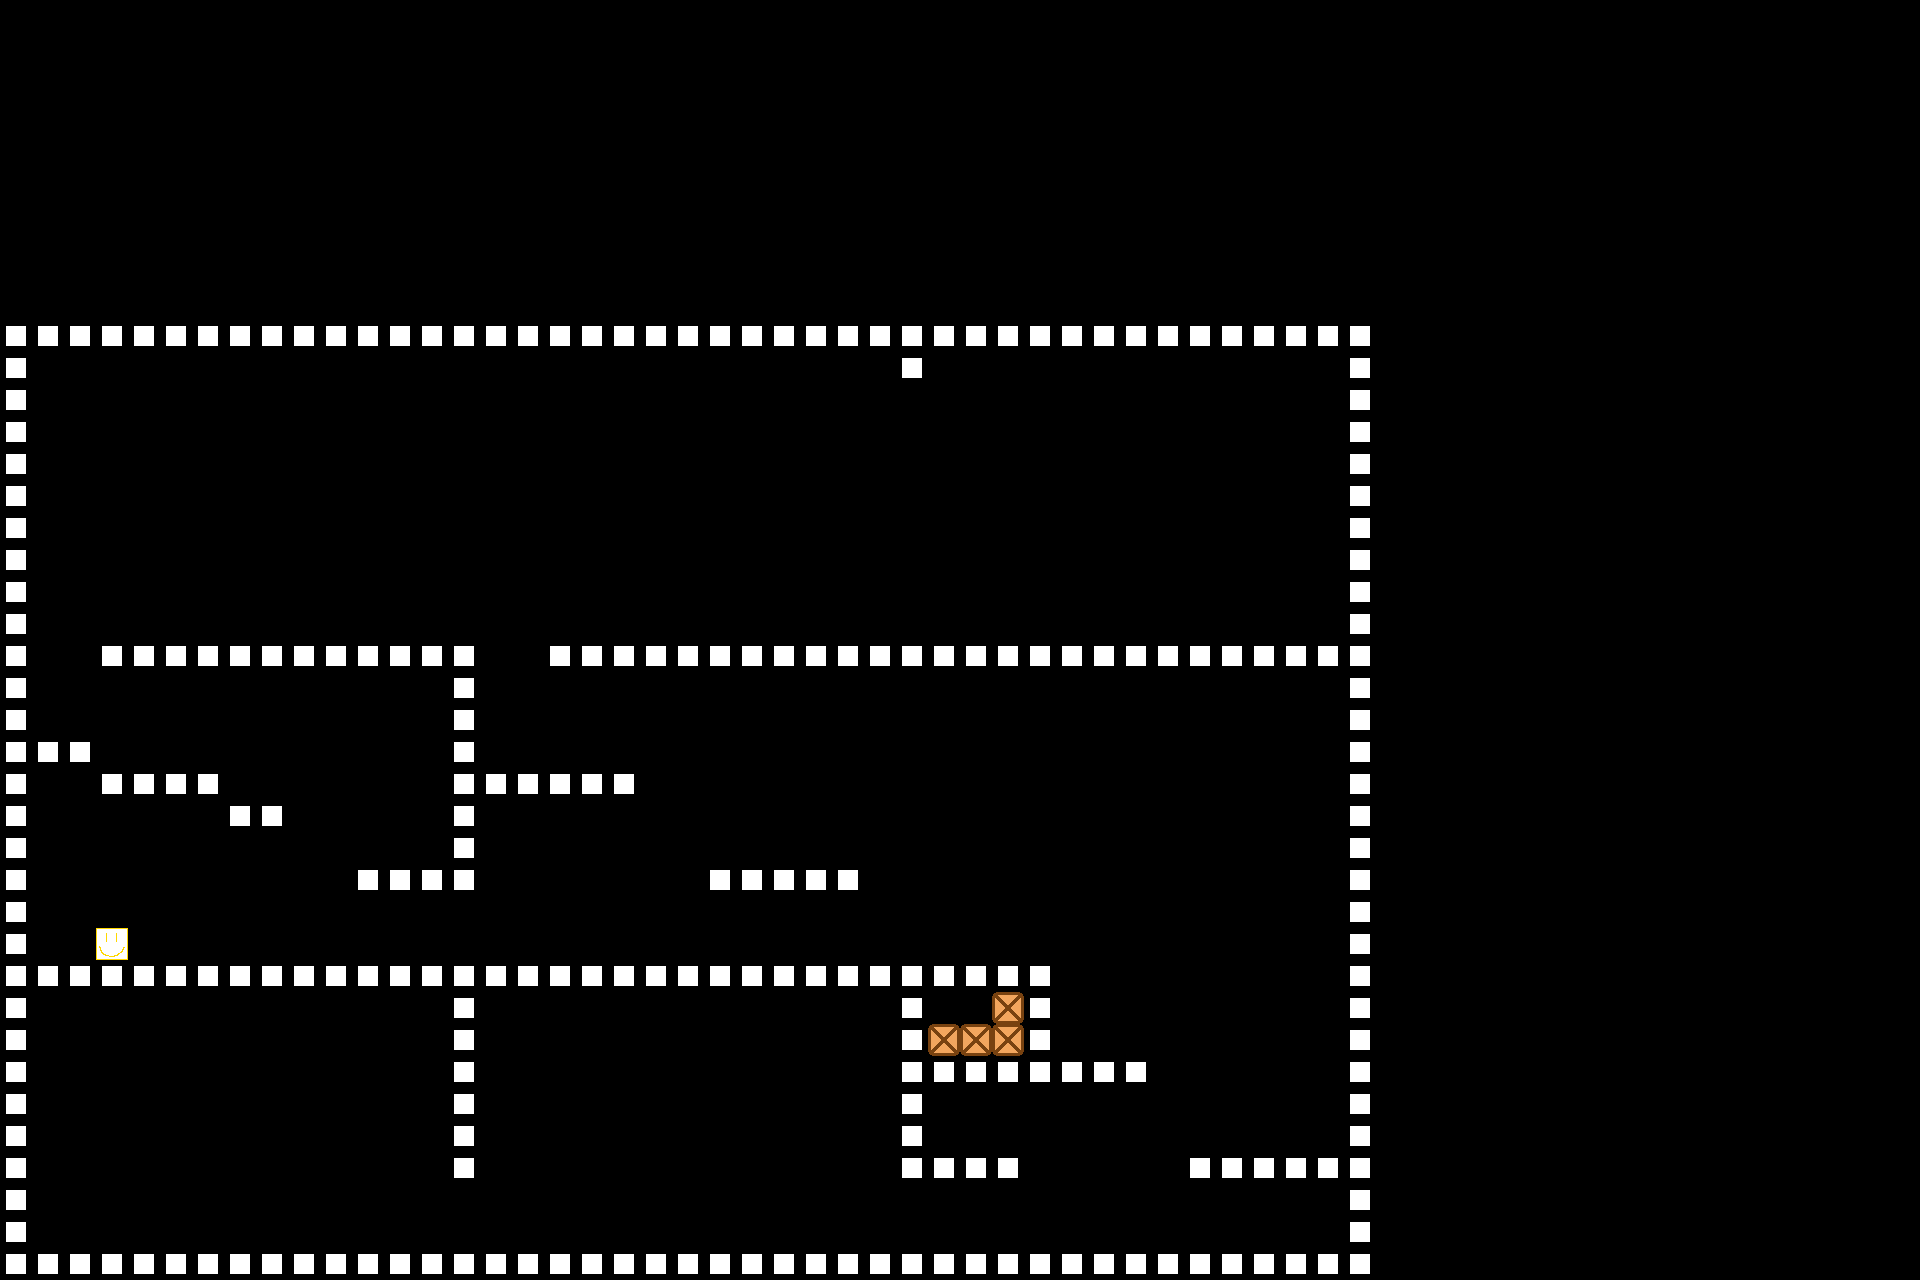

A level layout from a 2D game, rendered from its tile map. Below: a short description, then the map file with tile-grid data replaced by summaries:
An orthogonal 60x40 tile map with 32x32 px tiles, 1 tile layer (base layer), 3 tilesets and 24 objects (4x Trigger, 4x CameraPos, 2x door3, 2x Door, 2x TrapDoor, ...).

<map version="1.10" tiledversion="1.11.2" orientation="orthogonal" renderorder="right-down" width="60" height="40" tilewidth="32" tileheight="32" infinite="0" nextlayerid="7" nextobjectid="71">
 <tileset firstgid="1" source="../../assets/tilesets/testingtileset.tsx" />
 <tileset firstgid="26" source="../../assets/tilesets/objects.tsx" />
 <tileset firstgid="34" source="../../assets/tilesets/testplayer.tsx" />
 <layer id="1" name="base layer" class="level" width="60" height="40">
  <data>[2400 cells, 274 non-empty, 3 distinct tile ids]</data>
 </layer>
 <objectgroup id="2" name="positions" class="positions" locked="1">
  <object id="4" name="player" x="212.339" y="1153.12">
   <point />
  </object>
  <object id="5" name="player_2" x="81.9273" y="1152">
   <point />
  </object>
  <object id="8" name="door" type="Trigger" x="432.25" y="1184" width="33.9917" height="64">
   <properties>
    <property name="trigger_type" value="trigger" />
   </properties>
  </object>
  <object id="26" name="default" type="CameraPos" x="0" y="960">
   <properties>
    <property name="screen_height" value="20" />
    <property name="screen_width" value="15" />
    <property name="trigger_type" value="activated" />
   </properties>
   <point />
  </object>
  <object id="38" name="trapdoor1" gid="27" x="1120" y="640" width="32" height="32" />
  <object id="40" name="door3" gid="27" x="160" y="640" width="32" height="32" />
  <object id="41" name="trapdoor2" gid="27" x="224" y="960" width="32" height="32" />
  <object id="42" name="door2" type="PermanentButton" gid="27" x="704" y="1248" width="32" height="32" />
  <object id="44" name="second_room" type="CameraPos" x="448" y="960">
   <properties>
    <property name="screen_height" value="20" />
    <property name="screen_width" value="15" />
    <property name="trigger_type" value="activated" />
   </properties>
   <point />
  </object>
  <object id="45" name="second_room" type="Trigger" x="480" y="1237.33" width="414.667" height="10.6667">
   <properties>
    <property name="trigger_type" value="trigger" />
   </properties>
  </object>
  <object id="46" name="third_room" type="CameraPos" x="896" y="960">
   <properties>
    <property name="screen_height" value="20" />
    <property name="screen_width" value="15" />
    <property name="trigger_type" value="activated" />
   </properties>
   <point />
  </object>
  <object id="48" name="fourth_room" type="CameraPos" x="0" y="320">
   <properties>
    <property name="screen_height" value="40" />
    <property name="screen_width" value="45" />
    <property name="trigger_type" value="activated" />
   </properties>
   <point />
  </object>
  <object id="49" name="third_room" type="Trigger" x="928" y="1233.33" width="414.667" height="14.6667">
   <properties>
    <property name="trigger_type" value="trigger" />
   </properties>
  </object>
  <object id="50" name="fourth_room" type="Trigger" x="926.667" y="901.333" width="225.333" height="156">
   <properties>
    <property name="trigger_type" value="trigger" />
   </properties>
  </object>
  <object id="60" name="trapdoor3" gid="27" x="768" y="864" width="32" height="32" />
 </objectgroup>
 <objectgroup id="4" name="walalalalala" class="physics_objects">
  <object id="9" name="door" type="Door" gid="28" x="448" y="1248" width="32" height="64">
   <properties>
    <property name="open" value="1" />
   </properties>
  </object>
  <object id="10" name="door2" type="Door" gid="28" x="896" y="1248" width="32" height="64" />
  <object id="28" name="door3" gid="28" x="448" y="960" width="32" height="64" />
  <object id="35" name="box1" gid="26" x="1135.61" y="392.578" width="32" height="32" />
  <object id="55" name="trapdoor2" type="ReverseTrapDoor" gid="33" x="480" y="672" width="64" height="32" />
  <object id="56" name="trapdoor1" type="TrapDoor" gid="32" x="1120" y="448" width="64" height="32" />
  <object id="59" name="trapdoor3" type="TrapDoor" gid="32" x="32" y="672" width="64" height="32" />
 </objectgroup>
 <objectgroup id="6" name="select triggers" class="positions">
  <object id="67" name="helloyellowguy" type="DialogueSelectTrigger" x="64" y="928" width="96" height="14.6667">
   <properties>
    <property name="trigger_type" value="trigger" />
   </properties>
  </object>
  <object id="69" name="secondroomdialogue" type="DialogueAreaTrigger" x="480" y="1184" width="414" height="42.6667">
   <properties>
    <property name="trigger_type" value="trigger" />
   </properties>
  </object>
 </objectgroup>
</map>
